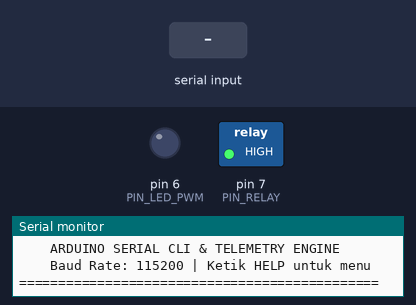
Simulated run of this sketch. Board: Arduino Uno, built with avr-gcc and run on an emulated ATmega328P. Shown: switched loads named in the sketch (green lamp = pin HIGH), output pins drawn as LEDs (lit = HIGH), the last lines printed to the serial monitor. The inputs (shaded band) are chosen by the test bench.

Above: at 1.2 s.
1.3 s: "RELAY:ON\n" received over Serial
At 2.1 s:
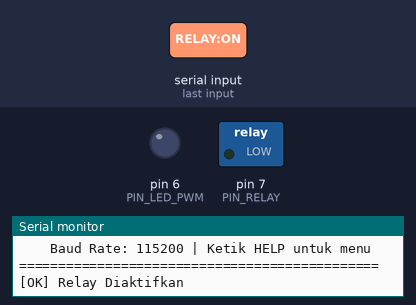
2.8 s: "HELP\n" received over Serial
4.3 s: "STATUS\n" received over Serial
Timing chart, 0 to 7.3 s (numbered marks = the images above; inputs shaded):
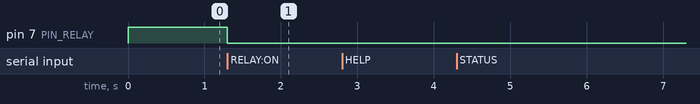

The sketch:

serial_cli_controller.ino
```cpp
/**
 * serial_cli_controller.ino
 * Modul 14: Command Line Interface (CLI) & Telemetri Serial Non-Blocking
 *
 * Hardware:
 * - Arduino Uno R3
 * - LED Indikator PWM : Pin D6 via Resistor 220 Ohm ke GND
 * - Modul Relay 5V    : Pin D7 (Active-LOW: 0V = ON, 5V = Standby)
 * - Kabel USB ke Komputer (Baud Rate: 115200)
 *
 * Fitur:
 * 1. Non-blocking UART parser: Membaca karakter per karakter dari buffer hardware serial
 *    tanpa menggunakan fungsi blocking bawaan (seperti readString atau parseInt).
 * 2. C-String Safety: Menggunakan array statis char bufferSerial[32] untuk mencegah
 *    fragmentasi memori heap pada SRAM 2KB.
 * 3. Mesin Telemetri JSON: Perintah 'STATUS' menghasilkan satu baris JSON valid untuk integrasi IoT/Python.
 * 4. Software Reboot: Perintah 'RESET' mengeksekusi reboot hardware via Watchdog Timer 15ms.
 */

#include <Arduino.h>
#include <avr/wdt.h>

const uint8_t PIN_LED_PWM = 6; // Pin berkemampuan PWM untuk pengatur kecerahan LED
const uint8_t PIN_RELAY   = 7; // Pin kendali koil modul relay

// Buffer penerima data serial statis
const uint8_t UKURAN_BUFFER = 32;
char bufferSerial[UKURAN_BUFFER];
uint8_t indeksBuffer = 0;

// Variabel status operasional aktuator
bool statusRelay = false;
uint8_t nilaiPWM = 0;

void tampilkanBantuan() {
    Serial.println(F("\n--- DAFTAR PERINTAH SERIAL TERSEDIA ---"));
    Serial.println(F("  HELP             : Tampilkan daftar bantuan ini"));
    Serial.println(F("  STATUS           : Cetak status sensor & aktuator (Format JSON)"));
    Serial.println(F("  RELAY:ON         : Menyalakan beban relay"));
    Serial.println(F("  RELAY:OFF        : Mematikan beban relay"));
    Serial.println(F("  RELAY:TOGGLE     : Membalik status relay"));
    Serial.println(F("  PWM:<0-255>      : Atur kecerahan LED PWM (contoh: PWM:180)"));
    Serial.println(F("  RESET            : Reboot hardware Arduino via Watchdog"));
    Serial.println(F("----------------------------------------\n"));
}

void cetakStatusJson() {
    // Format JSON kompak satu baris untuk pembacaan otomatis oleh script Python / Node-RED
    Serial.print(F("{\"status\":\"ok\",\"uptime\":"));
    Serial.print(millis() / 1000);
    Serial.print(F(",\"relay\":"));
    Serial.print(statusRelay ? 1 : 0);
    Serial.print(F(",\"pwm\":"));
    Serial.print(nilaiPWM);
    Serial.println(F("}"));
}

void prosesPerintah(char* cmd) {
    // 1. Abaikan spasi awal jika ada
    while (*cmd == ' ') cmd++;
    if (strlen(cmd) == 0) return;

    // 2. Evaluasi perintah menggunakan perbandingan string C murni (strcmp / strncmp)
    if (strcmp(cmd, "HELP") == 0) {
        tampilkanBantuan();
    }
    else if (strcmp(cmd, "STATUS") == 0) {
        cetakStatusJson();
    }
    else if (strcmp(cmd, "RELAY:ON") == 0) {
        statusRelay = true;
        digitalWrite(PIN_RELAY, LOW); // Active-LOW: 0V menyalakan koil
        Serial.println(F("[OK] Relay Diaktifkan"));
    }
    else if (strcmp(cmd, "RELAY:OFF") == 0) {
        statusRelay = false;
        digitalWrite(PIN_RELAY, HIGH); // Standby: 5V mematikan koil
        Serial.println(F("[OK] Relay Dimatikan"));
    }
    else if (strcmp(cmd, "RELAY:TOGGLE") == 0) {
        statusRelay = !statusRelay;
        digitalWrite(PIN_RELAY, statusRelay ? LOW : HIGH);
        Serial.print(F("[OK] Relay Ditoggle -> "));
        Serial.println(statusRelay ? F("ON") : F("OFF"));
    }
    else if (strncmp(cmd, "PWM:", 4) == 0) {
        // Ambil argumen angka di belakang prefix 'PWM:'
        int nilaiBaru = atoi(cmd + 4);
        if (nilaiBaru >= 0 && nilaiBaru <= 255) {
            nilaiPWM = (uint8_t)nilaiBaru;
            analogWrite(PIN_LED_PWM, nilaiPWM);
            Serial.print(F("[OK] Kecerahan LED PWM diatur ke: "));
            Serial.println(nilaiPWM);
        } else {
            Serial.println(F("[ERR] Nilai PWM tidak valid. Rentang yang diizinkan: 0 s.d 255"));
        }
    }
    else if (strcmp(cmd, "RESET") == 0) {
        Serial.println(F("[WARN] Mereset Arduino melalui Watchdog Timer..."));
        Serial.flush(); // Tunggu hingga seluruh teks selesai terkirim

        // Trik Standar Industri: Setel WDT ke 15ms lalu kunci CPU dalam infinite loop.
        // Dalam 15 milidetik, hardware WDT akan mereset board secara bersih.
        wdt_enable(WDTO_15MS);
        while (true) {
            ; // Tunggu reboot
        }
    }
    else {
        Serial.print(F("[ERR] Perintah tidak dikenal: '"));
        Serial.print(cmd);
        Serial.println(F("'. Ketik 'HELP' untuk bantuan."));
    }
}

/**
 * Membaca karakter yang masuk ke port serial secara asinkron tanpa menahan eksekusi CPU.
 */
void bacaSerialAsinkron() {
    while (Serial.available() > 0) {
        char c = (char)Serial.read();

        // Karakter akhir baris menandakan satu baris perintah telah lengkap
        if (c == '\n' || c == '\r') {
            if (indeksBuffer > 0) {
                bufferSerial[indeksBuffer] = '\0'; // Tambahkan terminator string C
                prosesPerintah(bufferSerial);
                indeksBuffer = 0; // Reset penunjuk index untuk perintah berikutnya
            }
        }
        else {
            // Simpan karakter selama batas kapasitas buffer belum terlampaui
            if (indeksBuffer < UKURAN_BUFFER - 1) {
                bufferSerial[indeksBuffer++] = c;
            } else {
                // Proteksi Buffer Overflow: Buang baris dan beri peringatan
                indeksBuffer = 0;
                Serial.println(F("[ERR] Buffer serial overflow! Perintah melebihi 31 karakter."));
            }
        }
    }
}

void setup() {
    Serial.begin(115200);

    pinMode(PIN_LED_PWM, OUTPUT);
    pinMode(PIN_RELAY, OUTPUT);

    digitalWrite(PIN_RELAY, HIGH); // Standby relay
    analogWrite(PIN_LED_PWM, 0);

    Serial.println(F("\n=============================================="));
    Serial.println(F("    ARDUINO SERIAL CLI & TELEMETRY ENGINE     "));
    Serial.println(F("    Baud Rate: 115200 | Ketik HELP untuk menu "));
    Serial.println(F("=============================================="));
}

void loop() {
    // Jalankan mesin pembaca serial tanpa blocking
    bacaSerialAsinkron();

    // CPU tetap leluasa melakukan tugas lain di sini tanpa ada blocking
}
```

Measured:
- after the input at 1.3 s, pin 7 (PIN_RELAY): HIGH → LOW at once
